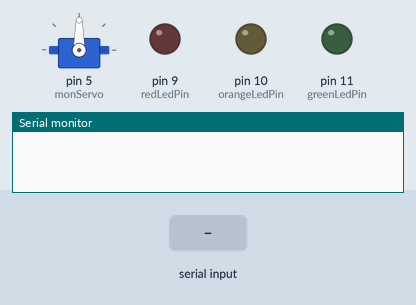
Bench run of a sketch on a simulated Arduino Uno, built with avr-gcc and run on an emulated ATmega328P. Parts: servo, output pins drawn as LEDs (lit = HIGH), the last lines printed to the serial monitor. Inputs (shaded band) come from the test bench.

Above: at 1.2 s.
1.3 s: "1" received over Serial
At 1.9 s:
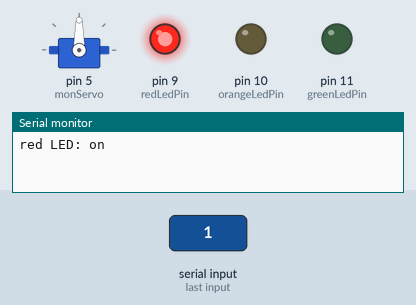
2.8 s: "3" received over Serial
At 3.1 s:
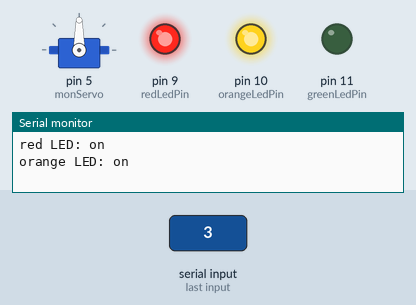
4.3 s: "0" received over Serial
At 5.4 s:
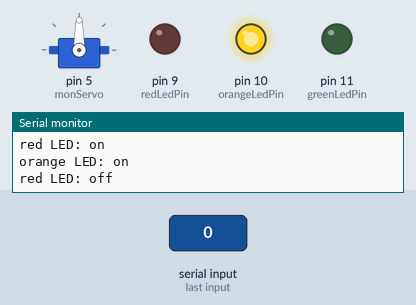
5.8 s: "5" received over Serial
At 6.6 s:
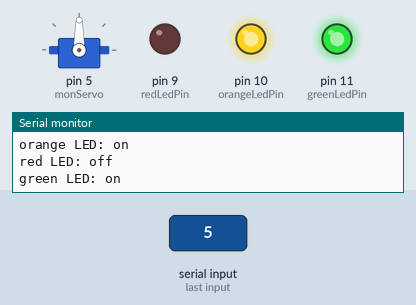
7.3 s: "2" received over Serial
At 7.7 s:
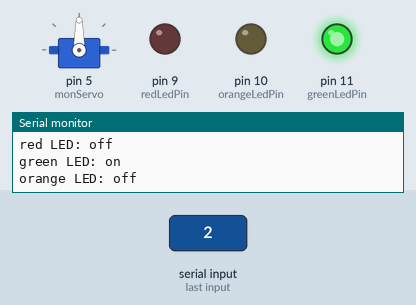
8.8 s: "7" received over Serial
At 10.0 s:
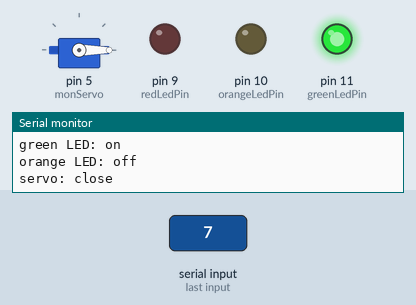
Timing chart, 0 to 11.3 s (numbered marks = the images above; inputs shaded):
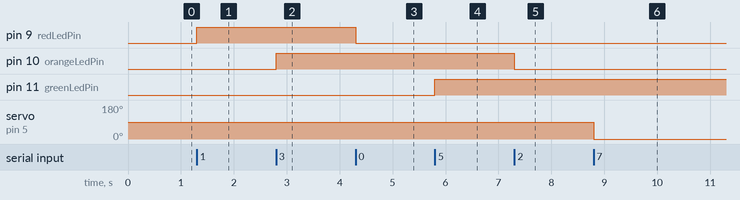

Measured:
- after the input at 1.3 s, pin 9 (redLedPin): LOW → HIGH at once
- after the input at 2.8 s, pin 10 (orangeLedPin): LOW → HIGH at once
- after the input at 4.3 s, pin 9 (redLedPin): HIGH → LOW at once
- after the input at 5.8 s, pin 11 (greenLedPin): LOW → HIGH at once
- after the input at 7.3 s, pin 10 (orangeLedPin): HIGH → LOW at once
- after the input at 8.8 s, servo on pin 5 (monServo): 90° → 0° at once

The sketch:

sojjo_arduino_bluetooth.ino
```cpp
#include <Servo.h>

int redLedPin = 9;
int orangeLedPin = 10;
int greenLedPin = 11;
int state = 0;
int flag = 0;
Servo monServo;

void setup() {
    // sets the pins as outputs:
    pinMode(redLedPin, OUTPUT);
    pinMode(orangeLedPin, OUTPUT);
    pinMode(greenLedPin, OUTPUT);
    digitalWrite(redLedPin, LOW);
    digitalWrite(orangeLedPin, LOW);
    digitalWrite(greenLedPin, LOW);
    monServo.attach(5);
    Serial.begin(9600);
}

void loop() {
    //if some data is sent, read it and save it in the state variable
    if(Serial.available() > 0){
      state = Serial.read();
      flag=0;
    }
    // if the state is 0 the red led will turn off
    if (state == '0') {
        digitalWrite(redLedPin, LOW);
        if(flag == 0){
          Serial.println("red LED: off");
          flag = 1;
        }
    }
    // if the state is 1 the red led will turn on
    else if (state == '1') {
        digitalWrite(redLedPin, HIGH);
        if(flag == 0){
          Serial.println("red LED: on");
          flag = 1;
        }
    }
     // if the state is 2 the orange led will turn off
    else if (state == '2') {
        digitalWrite(orangeLedPin, LOW);
        if(flag == 0){
          Serial.println("orange LED: off");
          flag = 1;
        }
    }
    // if the state is 3 the orange led will turn on
     else if (state == '3') {
        digitalWrite(orangeLedPin, HIGH);
        if(flag == 0){
          Serial.println("orange LED: on");
          flag = 1;
        }
    }
     // if the state is 4 the green led will turn off
    else if (state == '4') {
        digitalWrite(greenLedPin, LOW);
        if(flag == 0){
          Serial.println("green LED: off");
          flag = 1;
        }
    }
    // if the state is 5 the green led will turn on
     else if (state == '5') {
        digitalWrite(greenLedPin, HIGH);
        if(flag == 0){
          Serial.println("green LED: on");
          flag = 1;
        }
    }
    else if (state == '6') {
       monServo.write(90);
        if(flag == 0){
          Serial.println("servo: open");
          flag = 1;
        }
    }
    else if (state == '7') {
        monServo.write(0);
        if(flag == 0){
          Serial.println("servo: close");
          flag = 1;
        }
    }
}
```
